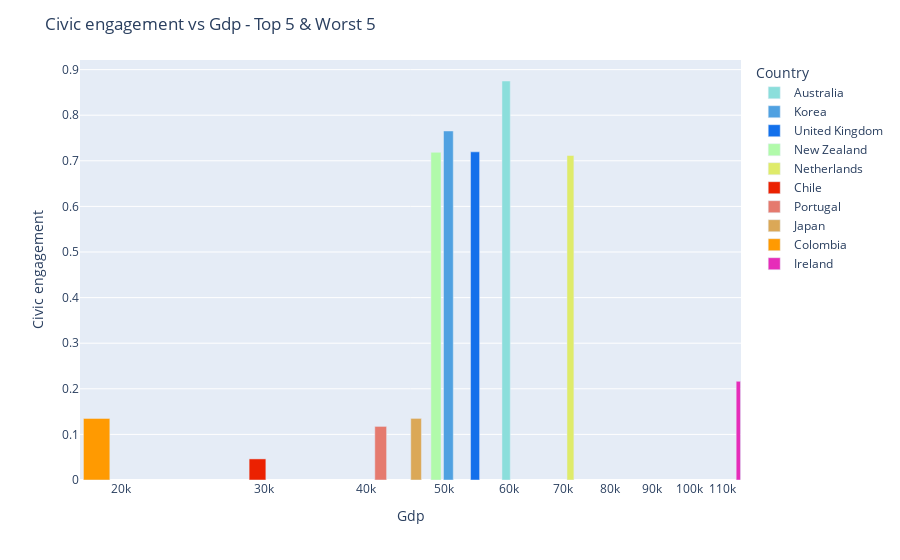

The notebook cell this image was saved under:
### Code cell
# Gráfica de Paulina

#Bar plot mejores 5
fig = px.bar(top_bottom.query("Year==2023"), x="Gdp", y="Civic engagement", color="Country",
           color_discrete_map=color_map, log_x=True)

fig.update_layout(
    title="Civic engagement vs Gdp - Top 5 & Worst 5")
fig.show()

### Figure 1 — Plotly figure (JSON) as saved in the notebook; plotly's stock layout.template omitted (floating-point values rounded to 4 significant figures)
{"data": [{"hovertemplate": "Country=Australia<br>Gdp=%{x}<br>Civic engagement=%{y}<extra></extra>", "legendgroup": "Australia", "marker": {"color": "#8BDEDB", "pattern": {"shape": ""}}, "name": "Australia", "orientation": "v", "showlegend": true, "textposition": "auto", "type": "bar", "x": [59550.0], "xaxis": "x", "y": [0.875], "yaxis": "y"}, {"hovertemplate": "Country=Korea<br>Gdp=%{x}<br>Civic engagement=%{y}<extra></extra>", "legendgroup": "Korea", "marker": {"color": "#50A1E1", "pattern": {"shape": ""}}, "name": "Korea", "orientation": "v", "showlegend": true, "textposition": "auto", "type": "bar", "x": [50570.0], "xaxis": "x", "y": [0.7654], "yaxis": "y"}, {"hovertemplate": "Country=United Kingdom<br>Gdp=%{x}<br>Civic engagement=%{y}<extra></extra>", "legendgroup": "United Kingdom", "marker": {"color": "#1370EB", "pattern": {"shape": ""}}, "name": "United Kingdom", "orientation": "v", "showlegend": true, "textposition": "auto", "type": "bar", "x": [54540.0], "xaxis": "x", "y": [0.7197], "yaxis": "y"}, {"hovertemplate": "Country=New Zealand<br>Gdp=%{x}<br>Civic engagement=%{y}<extra></extra>", "legendgroup": "New Zealand", "marker": {"color": "#B1FAAA", "pattern": {"shape": ""}}, "name": "New Zealand", "orientation": "v", "showlegend": true, "textposition": "auto", "type": "bar", "x": [48830.0], "xaxis": "x", "y": [0.7186], "yaxis": "y"}, {"hovertemplate": "Country=Netherlands<br>Gdp=%{x}<br>Civic engagement=%{y}<extra></extra>", "legendgroup": "Netherlands", "marker": {"color": "#DFEB6A", "pattern": {"shape": ""}}, "name": "Netherlands", "orientation": "v", "showlegend": true, "textposition": "auto", "type": "bar", "x": [71450.0], "xaxis": "x", "y": [0.7117], "yaxis": "y"}, {"hovertemplate": "Country=Chile<br>Gdp=%{x}<br>Civic engagement=%{y}<extra></extra>", "legendgroup": "Chile", "marker": {"color": "#EB2101", "pattern": {"shape": ""}}, "name": "Chile", "orientation": "v", "showlegend": true, "textposition": "auto", "type": "bar", "x": [29460.0], "xaxis": "x", "y": [0.04628], "yaxis": "y"}, {"hovertemplate": "Country=Portugal<br>Gdp=%{x}<br>Civic engagement=%{y}<extra></extra>", "legendgroup": "Portugal", "marker": {"color": "#E57A6E", "pattern": {"shape": ""}}, "name": "Portugal", "orientation": "v", "showlegend": true, "textposition": "auto", "type": "bar", "x": [41760.0], "xaxis": "x", "y": [0.1176], "yaxis": "y"}, {"hovertemplate": "Country=Japan<br>Gdp=%{x}<br>Civic engagement=%{y}<extra></extra>", "legendgroup": "Japan", "marker": {"color": "#DBA857", "pattern": {"shape": ""}}, "name": "Japan", "orientation": "v", "showlegend": true, "textposition": "auto", "type": "bar", "x": [46160.0], "xaxis": "x", "y": [0.1351], "yaxis": "y"}, {"hovertemplate": "Country=Colombia<br>Gdp=%{x}<br>Civic engagement=%{y}<extra></extra>", "legendgroup": "Colombia", "marker": {"color": "#FF9A01", "pattern": {"shape": ""}}, "name": "Colombia", "orientation": "v", "showlegend": true, "textposition": "auto", "type": "bar", "x": [18690.0], "xaxis": "x", "y": [0.1351], "yaxis": "y"}, {"hovertemplate": "Country=Ireland<br>Gdp=%{x}<br>Civic engagement=%{y}<extra></extra>", "legendgroup": "Ireland", "marker": {"color": "#E62DB9", "pattern": {"shape": ""}}, "name": "Ireland", "orientation": "v", "showlegend": true, "textposition": "auto", "type": "bar", "x": [114900.0], "xaxis": "x", "y": [0.2165], "yaxis": "y"}], "layout": {"barmode": "relative", "legend": {"title": {"text": "Country"}, "tracegroupgap": 0}, "margin": {"t": 60}, "title": {"text": "Civic engagement vs Gdp - Top 5 & Worst 5"}, "xaxis": {"anchor": "y", "domain": [0, 1], "title": {"text": "Gdp"}, "type": "log"}, "yaxis": {"anchor": "x", "domain": [0, 1], "title": {"text": "Civic engagement"}}}}
